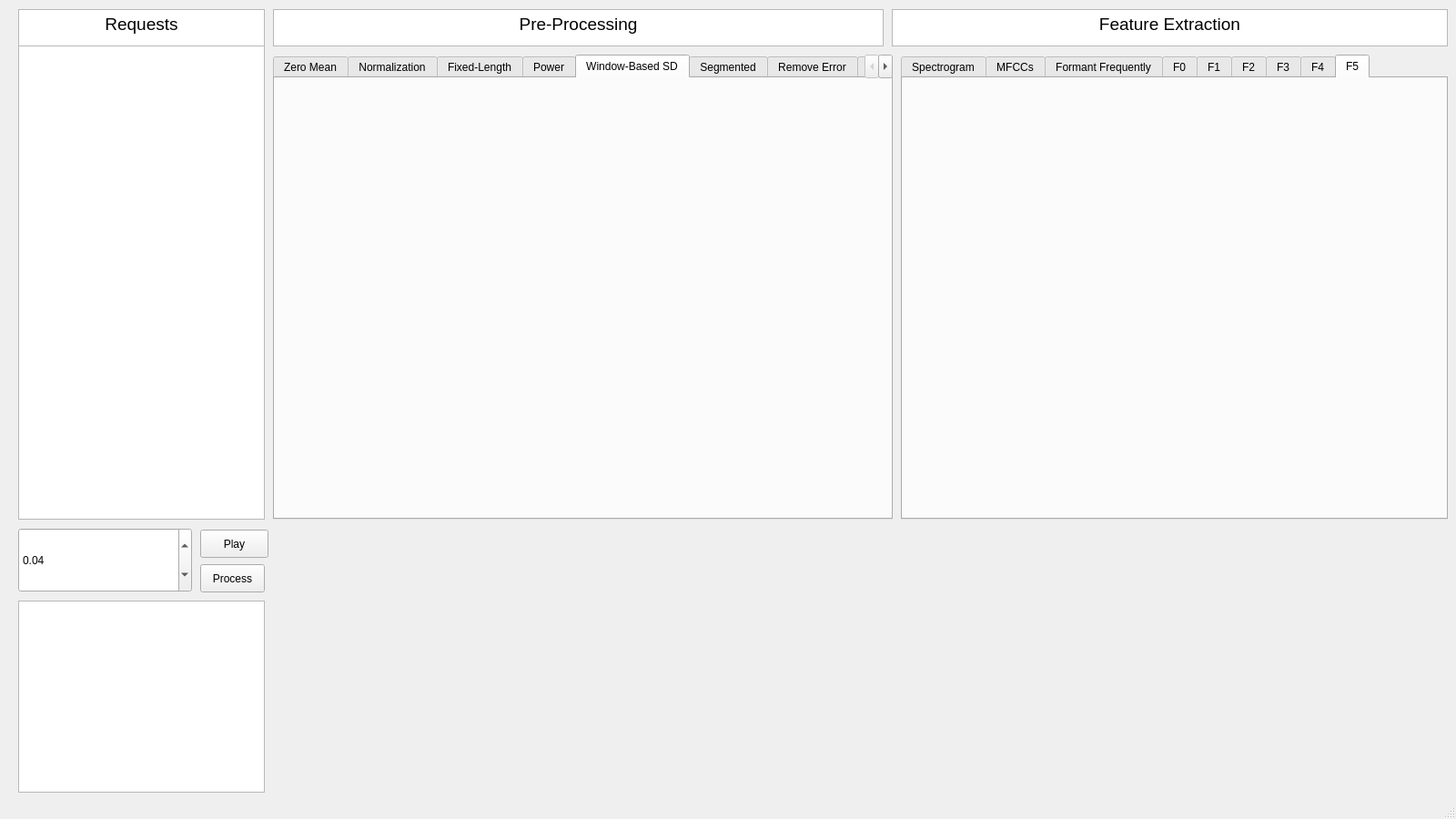
<?xml version="1.0" encoding="UTF-8"?>
<ui version="4.0">
 <class>MainWindow</class>
 <widget class="QMainWindow" name="MainWindow">
  <property name="geometry">
   <rect>
    <x>0</x>
    <y>0</y>
    <width>1600</width>
    <height>900</height>
   </rect>
  </property>
  <property name="windowTitle">
   <string>MainWindow</string>
  </property>
  <widget class="QWidget" name="centralwidget">
   <widget class="QListWidget" name="listWidget">
    <property name="geometry">
     <rect>
      <x>20</x>
      <y>50</y>
      <width>271</width>
      <height>521</height>
     </rect>
    </property>
   </widget>
   <widget class="QTextEdit" name="textEdit">
    <property name="geometry">
     <rect>
      <x>20</x>
      <y>660</y>
      <width>271</width>
      <height>211</height>
     </rect>
    </property>
    <property name="font">
     <font>
      <pointsize>10</pointsize>
      <weight>50</weight>
      <bold>false</bold>
     </font>
    </property>
   </widget>
   <widget class="QTextEdit" name="textEdit_2">
    <property name="geometry">
     <rect>
      <x>20</x>
      <y>10</y>
      <width>271</width>
      <height>41</height>
     </rect>
    </property>
    <property name="font">
     <font>
      <family>Arial</family>
      <pointsize>14</pointsize>
      <weight>50</weight>
      <bold>false</bold>
     </font>
    </property>
    <property name="html">
     <string>&lt;!DOCTYPE HTML PUBLIC &quot;-//W3C//DTD HTML 4.0//EN&quot; &quot;http://www.w3.org/TR/REC-html40/strict.dtd&quot;&gt;
&lt;html&gt;&lt;head&gt;&lt;meta name=&quot;qrichtext&quot; content=&quot;1&quot; /&gt;&lt;style type=&quot;text/css&quot;&gt;
p, li { white-space: pre-wrap; }
&lt;/style&gt;&lt;/head&gt;&lt;body style=&quot; font-family:'Arial'; font-size:14pt; font-weight:400; font-style:normal;&quot;&gt;
&lt;p align=&quot;center&quot; style=&quot; margin-top:0px; margin-bottom:0px; margin-left:0px; margin-right:0px; -qt-block-indent:0; text-indent:0px;&quot;&gt;Requests&lt;/p&gt;&lt;/body&gt;&lt;/html&gt;</string>
    </property>
   </widget>
   <widget class="QTabWidget" name="tabWidget">
    <property name="geometry">
     <rect>
      <x>300</x>
      <y>60</y>
      <width>681</width>
      <height>511</height>
     </rect>
    </property>
    <property name="currentIndex">
     <number>4</number>
    </property>
    <widget class="QWidget" name="tab">
     <attribute name="title">
      <string>Zero Mean</string>
     </attribute>
     <widget class="QWidget" name="verticalLayoutWidget_5">
      <property name="geometry">
       <rect>
        <x>0</x>
        <y>0</y>
        <width>671</width>
        <height>501</height>
       </rect>
      </property>
      <layout class="QVBoxLayout" name="zero"/>
     </widget>
    </widget>
    <widget class="QWidget" name="tab_2">
     <attribute name="title">
      <string>Normalization</string>
     </attribute>
     <widget class="QWidget" name="verticalLayoutWidget_6">
      <property name="geometry">
       <rect>
        <x>0</x>
        <y>0</y>
        <width>671</width>
        <height>501</height>
       </rect>
      </property>
      <layout class="QVBoxLayout" name="normal"/>
     </widget>
    </widget>
    <widget class="QWidget" name="tab_3">
     <attribute name="title">
      <string>Fixed-Length</string>
     </attribute>
     <widget class="QWidget" name="verticalLayoutWidget_7">
      <property name="geometry">
       <rect>
        <x>0</x>
        <y>0</y>
        <width>671</width>
        <height>501</height>
       </rect>
      </property>
      <layout class="QVBoxLayout" name="fixed"/>
     </widget>
    </widget>
    <widget class="QWidget" name="tab_4">
     <attribute name="title">
      <string>Power</string>
     </attribute>
     <widget class="QWidget" name="verticalLayoutWidget_8">
      <property name="geometry">
       <rect>
        <x>0</x>
        <y>0</y>
        <width>671</width>
        <height>501</height>
       </rect>
      </property>
      <layout class="QVBoxLayout" name="power"/>
     </widget>
    </widget>
    <widget class="QWidget" name="tab_5">
     <attribute name="title">
      <string>Window-Based SD</string>
     </attribute>
     <widget class="QWidget" name="verticalLayoutWidget_9">
      <property name="geometry">
       <rect>
        <x>0</x>
        <y>0</y>
        <width>671</width>
        <height>501</height>
       </rect>
      </property>
      <layout class="QVBoxLayout" name="window"/>
     </widget>
    </widget>
    <widget class="QWidget" name="tab_6">
     <attribute name="title">
      <string>Segmented</string>
     </attribute>
     <widget class="QWidget" name="verticalLayoutWidget_10">
      <property name="geometry">
       <rect>
        <x>0</x>
        <y>0</y>
        <width>671</width>
        <height>501</height>
       </rect>
      </property>
      <layout class="QVBoxLayout" name="segmented"/>
     </widget>
    </widget>
    <widget class="QWidget" name="tab_7">
     <attribute name="title">
      <string>Remove Error</string>
     </attribute>
     <widget class="QWidget" name="verticalLayoutWidget_11">
      <property name="geometry">
       <rect>
        <x>0</x>
        <y>0</y>
        <width>671</width>
        <height>501</height>
       </rect>
      </property>
      <layout class="QVBoxLayout" name="remove"/>
     </widget>
    </widget>
    <widget class="QWidget" name="tab_8">
     <attribute name="title">
      <string>Reconstruction</string>
     </attribute>
     <widget class="QWidget" name="verticalLayoutWidget_12">
      <property name="geometry">
       <rect>
        <x>0</x>
        <y>0</y>
        <width>671</width>
        <height>501</height>
       </rect>
      </property>
      <layout class="QVBoxLayout" name="recon"/>
     </widget>
    </widget>
   </widget>
   <widget class="QTabWidget" name="tabWidget_2">
    <property name="geometry">
     <rect>
      <x>990</x>
      <y>60</y>
      <width>601</width>
      <height>511</height>
     </rect>
    </property>
    <property name="currentIndex">
     <number>8</number>
    </property>
    <widget class="QWidget" name="tab_10">
     <attribute name="title">
      <string>Spectrogram</string>
     </attribute>
     <widget class="QWidget" name="verticalLayoutWidget_13">
      <property name="geometry">
       <rect>
        <x>0</x>
        <y>0</y>
        <width>601</width>
        <height>491</height>
       </rect>
      </property>
      <layout class="QVBoxLayout" name="spec"/>
     </widget>
    </widget>
    <widget class="QWidget" name="tab_11">
     <attribute name="title">
      <string>MFCCs</string>
     </attribute>
     <widget class="QWidget" name="verticalLayoutWidget_14">
      <property name="geometry">
       <rect>
        <x>0</x>
        <y>0</y>
        <width>601</width>
        <height>491</height>
       </rect>
      </property>
      <layout class="QVBoxLayout" name="mfcc"/>
     </widget>
    </widget>
    <widget class="QWidget" name="tab_17">
     <attribute name="title">
      <string>Formant Frequently</string>
     </attribute>
     <widget class="QWidget" name="verticalLayoutWidget_16">
      <property name="geometry">
       <rect>
        <x>0</x>
        <y>0</y>
        <width>601</width>
        <height>491</height>
       </rect>
      </property>
      <layout class="QVBoxLayout" name="formant"/>
     </widget>
    </widget>
    <widget class="QWidget" name="tab_9">
     <attribute name="title">
      <string>F0</string>
     </attribute>
     <widget class="QWidget" name="verticalLayoutWidget_15">
      <property name="geometry">
       <rect>
        <x>0</x>
        <y>0</y>
        <width>601</width>
        <height>491</height>
       </rect>
      </property>
      <layout class="QVBoxLayout" name="f0"/>
     </widget>
    </widget>
    <widget class="QWidget" name="tab_12">
     <attribute name="title">
      <string>F1</string>
     </attribute>
     <widget class="QWidget" name="verticalLayoutWidget_17">
      <property name="geometry">
       <rect>
        <x>0</x>
        <y>0</y>
        <width>601</width>
        <height>491</height>
       </rect>
      </property>
      <layout class="QVBoxLayout" name="f1"/>
     </widget>
    </widget>
    <widget class="QWidget" name="tab_13">
     <attribute name="title">
      <string>F2</string>
     </attribute>
     <widget class="QWidget" name="verticalLayoutWidget_18">
      <property name="geometry">
       <rect>
        <x>0</x>
        <y>0</y>
        <width>601</width>
        <height>491</height>
       </rect>
      </property>
      <layout class="QVBoxLayout" name="f2"/>
     </widget>
    </widget>
    <widget class="QWidget" name="tab_14">
     <attribute name="title">
      <string>F3</string>
     </attribute>
     <widget class="QWidget" name="verticalLayoutWidget_19">
      <property name="geometry">
       <rect>
        <x>0</x>
        <y>0</y>
        <width>601</width>
        <height>491</height>
       </rect>
      </property>
      <layout class="QVBoxLayout" name="f3"/>
     </widget>
    </widget>
    <widget class="QWidget" name="tab_15">
     <attribute name="title">
      <string>F4</string>
     </attribute>
     <widget class="QWidget" name="verticalLayoutWidget_20">
      <property name="geometry">
       <rect>
        <x>0</x>
        <y>0</y>
        <width>601</width>
        <height>491</height>
       </rect>
      </property>
      <layout class="QVBoxLayout" name="f4"/>
     </widget>
    </widget>
    <widget class="QWidget" name="tab_16">
     <attribute name="title">
      <string>F5</string>
     </attribute>
     <widget class="QWidget" name="verticalLayoutWidget_21">
      <property name="geometry">
       <rect>
        <x>0</x>
        <y>0</y>
        <width>601</width>
        <height>491</height>
       </rect>
      </property>
      <layout class="QVBoxLayout" name="f5"/>
     </widget>
    </widget>
   </widget>
   <widget class="QWidget" name="verticalLayoutWidget_3">
    <property name="geometry">
     <rect>
      <x>300</x>
      <y>580</y>
      <width>681</width>
      <height>291</height>
     </rect>
    </property>
    <layout class="QVBoxLayout" name="original"/>
   </widget>
   <widget class="QTextEdit" name="textEdit_3">
    <property name="geometry">
     <rect>
      <x>300</x>
      <y>10</y>
      <width>671</width>
      <height>41</height>
     </rect>
    </property>
    <property name="font">
     <font>
      <family>Arial</family>
      <pointsize>14</pointsize>
      <weight>50</weight>
      <bold>false</bold>
     </font>
    </property>
    <property name="html">
     <string>&lt;!DOCTYPE HTML PUBLIC &quot;-//W3C//DTD HTML 4.0//EN&quot; &quot;http://www.w3.org/TR/REC-html40/strict.dtd&quot;&gt;
&lt;html&gt;&lt;head&gt;&lt;meta name=&quot;qrichtext&quot; content=&quot;1&quot; /&gt;&lt;style type=&quot;text/css&quot;&gt;
p, li { white-space: pre-wrap; }
&lt;/style&gt;&lt;/head&gt;&lt;body style=&quot; font-family:'Arial'; font-size:14pt; font-weight:400; font-style:normal;&quot;&gt;
&lt;p align=&quot;center&quot; style=&quot; margin-top:0px; margin-bottom:0px; margin-left:0px; margin-right:0px; -qt-block-indent:0; text-indent:0px;&quot;&gt;Pre-Processing&lt;/p&gt;&lt;/body&gt;&lt;/html&gt;</string>
    </property>
   </widget>
   <widget class="QTextEdit" name="textEdit_4">
    <property name="geometry">
     <rect>
      <x>980</x>
      <y>10</y>
      <width>611</width>
      <height>41</height>
     </rect>
    </property>
    <property name="font">
     <font>
      <family>Arial</family>
      <pointsize>14</pointsize>
      <weight>50</weight>
      <bold>false</bold>
     </font>
    </property>
    <property name="html">
     <string>&lt;!DOCTYPE HTML PUBLIC &quot;-//W3C//DTD HTML 4.0//EN&quot; &quot;http://www.w3.org/TR/REC-html40/strict.dtd&quot;&gt;
&lt;html&gt;&lt;head&gt;&lt;meta name=&quot;qrichtext&quot; content=&quot;1&quot; /&gt;&lt;style type=&quot;text/css&quot;&gt;
p, li { white-space: pre-wrap; }
&lt;/style&gt;&lt;/head&gt;&lt;body style=&quot; font-family:'Arial'; font-size:14pt; font-weight:400; font-style:normal;&quot;&gt;
&lt;p align=&quot;center&quot; style=&quot; margin-top:0px; margin-bottom:0px; margin-left:0px; margin-right:0px; -qt-block-indent:0; text-indent:0px;&quot;&gt;Feature Extraction&lt;/p&gt;&lt;/body&gt;&lt;/html&gt;</string>
    </property>
   </widget>
   <widget class="QWidget" name="verticalLayoutWidget_4">
    <property name="geometry">
     <rect>
      <x>990</x>
      <y>580</y>
      <width>601</width>
      <height>291</height>
     </rect>
    </property>
    <layout class="QVBoxLayout" name="compare"/>
   </widget>
   <widget class="QDoubleSpinBox" name="spin_box">
    <property name="geometry">
     <rect>
      <x>20</x>
      <y>580</y>
      <width>191</width>
      <height>71</height>
     </rect>
    </property>
    <property name="maximum">
     <double>1.000000000000000</double>
    </property>
    <property name="singleStep">
     <double>0.010000000000000</double>
    </property>
    <property name="value">
     <double>0.040000000000000</double>
    </property>
   </widget>
   <widget class="QPushButton" name="process_button">
    <property name="geometry">
     <rect>
      <x>220</x>
      <y>620</y>
      <width>71</width>
      <height>31</height>
     </rect>
    </property>
    <property name="text">
     <string>Process</string>
    </property>
   </widget>
   <widget class="QPushButton" name="play_button">
    <property name="geometry">
     <rect>
      <x>220</x>
      <y>582</y>
      <width>75</width>
      <height>31</height>
     </rect>
    </property>
    <property name="text">
     <string>Play</string>
    </property>
   </widget>
  </widget>
  <widget class="QStatusBar" name="statusbar"/>
 </widget>
 <resources/>
 <connections/>
</ui>
